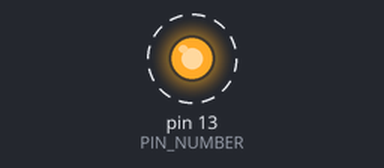
Bench run of a sketch on a simulated Arduino Uno, built with avr-gcc and run on an emulated ATmega328P. On the bench: output pins drawn as LEDs (lit = HIGH). Dashed ring = blinking.

Above: at 0.5 s.
Timing chart, 0 to 4.6 s (numbered marks = the images above):
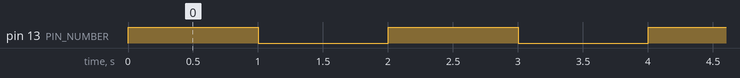

Measured:
- by itself, pin 13 (PIN_NUMBER): alternates HIGH for 1.0 s and LOW for 1.0 s

The sketch:

Blink_simple.ino
```cpp
#define PIN_NUMBER LED_BUILTIN

// the setup function runs once when you press reset or power the board
void setup() {
  // initialize digital pin LED_BUILTIN as an output.
  pinMode(PIN_NUMBER, OUTPUT);
}

// the loop function runs over and over again forever
void loop() {
  digitalWrite(PIN_NUMBER, HIGH);   // turn the LED on (HIGH is the voltage level)
  delay(1000);                       // wait for a second
  digitalWrite(PIN_NUMBER, LOW);    // turn the LED off by making the voltage LOW
  delay(1000);                       // wait for a second
}
```
